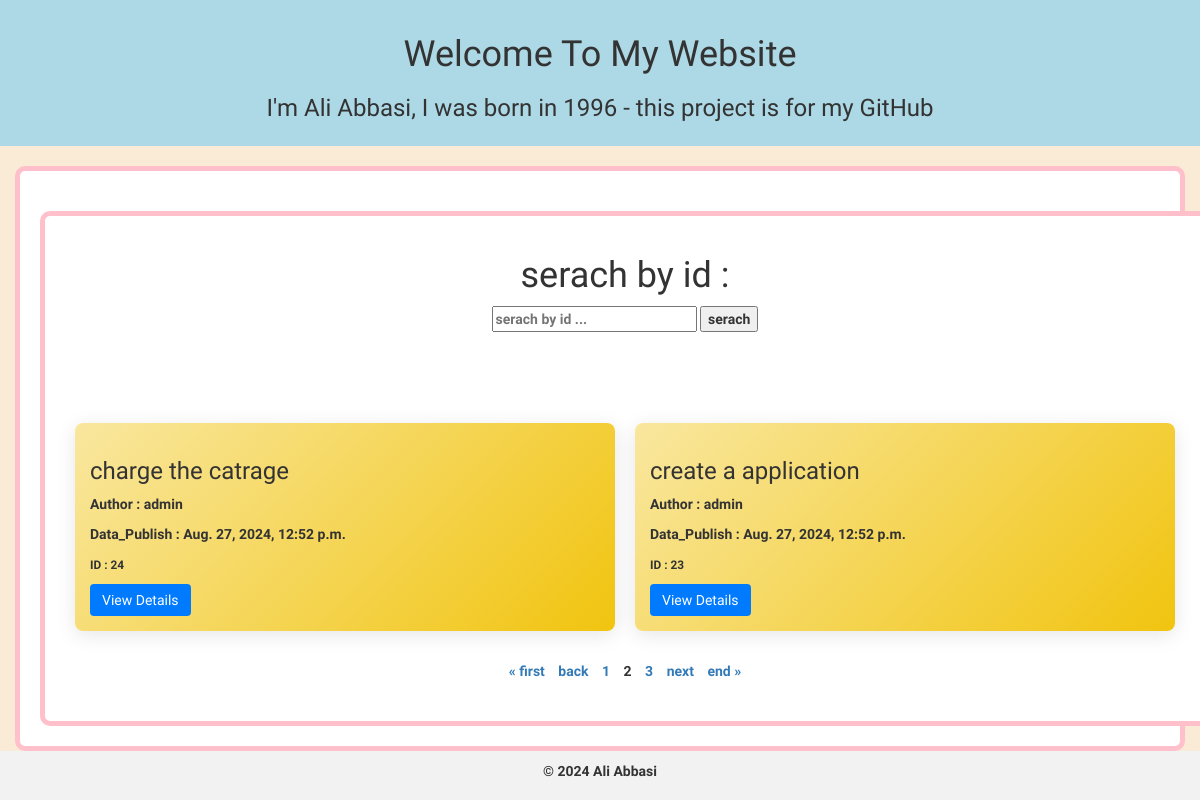
Screenshot of /?page=2 with the database file from the repository.
### blog/models.py (models this page shows, shortened)
class Post(models.Model):
    title = models.CharField(max_length=200)
    content = models.TextField()
    author = models.ForeignKey(User, on_delete=models.CASCADE)
    date_posted = models.DateTimeField(auto_now_add=True)
    class Meta:
        ordering = ['-date_posted']
        verbose_name = 'Post'
        verbose_name_plural = 'Posts'

### blog/views.py (the view)
# urls.py: path('',index,name='index' ),
def index(request):
    search_id = request.GET.get('search_id')  # دریافت شناسه از پارامترهای GET
    if search_id:
        posts = Post.objects.filter(id=search_id)  # فیلتر بر اساس ID
    else:
        posts = Post.objects.all()  # اگر شناسه‌ای وجود نداشت، همه پیام‌ها را بگیر
    paginator = Paginator(posts, 2)  # صفحه‌بندی پیام‌ها
    page_number = request.GET.get("page")
    page_obj = paginator.get_page(page_number)
    return render(request, 'homeblog.html', {'page_obj': page_obj})

### templates/homeblog.html (shortened to what this page needs)
{% extends 'base.html' %}
{% block content %}
<div class="container">
    <h1> serach by id :</h1>
    <div class="search-container">
        <form method="GET" action="{% url 'blog:index' %}">
            <input type="text" name="search_id" placeholder="serach by id ..." aria-label="serach by id ...">
            <button type="submit">serach</button>
        </form>
    </div>
    <br>
    <div class="card-container">
        {% for post in page_obj %}
            <div class="card">
                <div class="card-body">
                    <h5 class="card-title"><h3>{{ post.title }}</h3></h5>
                    <p class="card-text">Author : {{ post.author.username }}</p>
                    <p class="card-text"> Data_Publish : {{ post.date_posted }}</p>
                    <p class="card-text"><small>ID : {{ post.id }}</small></p>
                    <a href="{% url 'blog:post_detail' post.id %}" class="btn btn-primary btn-back">View Details</a>
                </div>
            </div>
        {% empty %}
            <p>there is no message</p>
        {% endfor %}
    </div>
    <div class="pagination">
        <span class="step-links">
            {% if page_obj.has_previous %}
                <a href="?page=1">&laquo; first</a>
                <a href="?page={{ page_obj.previous_page_number }}">back</a>
            {% endif %}
            {% for num in page_obj.paginator.page_range %}
                {% if num == page_obj.number %}
                    <span class="current">{{ num }}</span>
                {% else %}
                    <a href="?page={{ num }}">{{ num }}</a>
                {% endif %}
            {% endfor %}
            {% if page_obj.has_next %}
                <a href="?page={{ page_obj.next_page_number }}">next</a>
                <a href="?page={{ page_obj.paginator.num_pages }}">end &raquo;</a>
            {% endif %}
        </span>
    </div>
</div>
{% endblock %}

### static/css/blog.css (style rules this page uses)
body { background-color: antiquewhite; font-family: "Mirza", serif; font-weight: 800; font-style: normal; }

### templates/base.html (style rules this page uses)
body { font-family: 'Mirza', sans-serif; }
.container { border: 5px solid pink; border-radius: 10px; padding: 20px; margin-top: 20px; background-color: white; }

### templates/homeblog.html (style rules this page uses)
.container { display: flex; flex-direction: column; align-items: center; padding: 20px; }
.card-container { display: flex; flex-wrap: wrap; justify-content: center; margin-top: 20px; width: 100%; }
.card { flex: 1 1 300px; margin: 10px; border: none; border-radius: 8px; box-shadow: 0 4px 20px rgba(0, 0, 0, 0.1); transition: transform 0.2s; background: linear-gradient(135deg, #f9e79f, #f1c40f); }
.card-body { padding: 15px; }
.btn-primary { background-color: #007bff; border: none; color: white; }
.pagination { display: flex; justify-content: center; margin-top: 20px; }
.pagination a, .pagination span { margin: 0 5px; }

### rows the page displays
Post: title "charge the catrage", author.username "admin", date_posted "Aug. 27, 2024, 12:52 p.m.", id "24"
Post: title "create a application", author.username "admin", date_posted "Aug. 27, 2024, 12:52 p.m.", id "23"

### other values shown
{{ num }} "1" "3"
{{ num }} "2"
